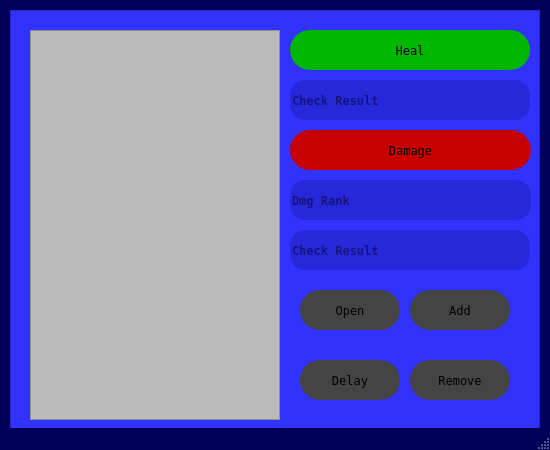
<?xml version="1.0" encoding="UTF-8"?>
<ui version="4.0">
 <class>initWindow</class>
 <widget class="QMainWindow" name="initWindow">
  <property name="geometry">
   <rect>
    <x>0</x>
    <y>0</y>
    <width>550</width>
    <height>450</height>
   </rect>
  </property>
  <property name="windowTitle">
   <string>MainWindow</string>
  </property>
  <property name="styleSheet">
   <string notr="true">#initWindow {
	background-color: rgb(0, 0, 90);
}</string>
  </property>
  <widget class="QWidget" name="centralwidget">
   <widget class="QFrame" name="initFrame">
    <property name="geometry">
     <rect>
      <x>10</x>
      <y>10</y>
      <width>530</width>
      <height>430</height>
     </rect>
    </property>
    <property name="styleSheet">
     <string notr="true">#initFrame{
	background-color: rgb(50, 50, 255)
}
</string>
    </property>
    <property name="frameShape">
     <enum>QFrame::StyledPanel</enum>
    </property>
    <property name="frameShadow">
     <enum>QFrame::Raised</enum>
    </property>
    <widget class="QListView" name="charList">
     <property name="geometry">
      <rect>
       <x>20</x>
       <y>20</y>
       <width>250</width>
       <height>390</height>
      </rect>
     </property>
     <property name="styleSheet">
      <string notr="true">#charList{
	background-color: rgb(186, 186, 186);
}</string>
     </property>
    </widget>
    <widget class="QPushButton" name="openChar">
     <property name="geometry">
      <rect>
       <x>290</x>
       <y>280</y>
       <width>100</width>
       <height>40</height>
      </rect>
     </property>
     <property name="font">
      <font>
       <family>Fixedsys</family>
      </font>
     </property>
     <property name="styleSheet">
      <string notr="true">#openChar{
	background-color: rgb(68, 68, 68);
	border: 1px ;
	border-radius: 20px
}

#openChar:hover{
	background-color: rgb(42, 42, 42);
	border: 1px ;
	border-radius: 20px;
}</string>
     </property>
     <property name="text">
      <string>Open</string>
     </property>
    </widget>
    <widget class="QPushButton" name="addChar">
     <property name="geometry">
      <rect>
       <x>400</x>
       <y>280</y>
       <width>100</width>
       <height>40</height>
      </rect>
     </property>
     <property name="font">
      <font>
       <family>Fixedsys</family>
      </font>
     </property>
     <property name="styleSheet">
      <string notr="true">#addChar{
	background-color: rgb(68, 68, 68);
	border: 1px ;
	border-radius: 20px
}

#addChar:hover{
	background-color: rgb(42, 42, 42);
	border: 1px ;
	border-radius: 20px;
}</string>
     </property>
     <property name="text">
      <string>Add</string>
     </property>
    </widget>
    <widget class="QPushButton" name="delay">
     <property name="geometry">
      <rect>
       <x>290</x>
       <y>350</y>
       <width>100</width>
       <height>40</height>
      </rect>
     </property>
     <property name="font">
      <font>
       <family>Fixedsys</family>
      </font>
     </property>
     <property name="styleSheet">
      <string notr="true">#delay{
	background-color: rgb(68, 68, 68);
	border: 1px ;
	border-radius: 20px
}

#delay:hover{
	background-color: rgb(42, 42, 42);
	border: 1px ;
	border-radius: 20px;
}</string>
     </property>
     <property name="text">
      <string>Delay</string>
     </property>
    </widget>
    <widget class="QPushButton" name="damage">
     <property name="geometry">
      <rect>
       <x>280</x>
       <y>120</y>
       <width>241</width>
       <height>40</height>
      </rect>
     </property>
     <property name="font">
      <font>
       <family>Fixedsys</family>
      </font>
     </property>
     <property name="styleSheet">
      <string notr="true">#damage{
	background-color: rgb(198, 0, 0);
	border: 1px ;
	border-radius: 20px
}

#damage:hover{
	background-color: rgb(71, 0, 0);
	border: 1px ;
	border-radius: 20px
}</string>
     </property>
     <property name="text">
      <string>Damage</string>
     </property>
    </widget>
    <widget class="QPushButton" name="heal">
     <property name="geometry">
      <rect>
       <x>280</x>
       <y>20</y>
       <width>240</width>
       <height>40</height>
      </rect>
     </property>
     <property name="font">
      <font>
       <family>Fixedsys</family>
      </font>
     </property>
     <property name="styleSheet">
      <string notr="true">#heal{
	background-color: rgb(0, 182, 0);
	border: 1px ;
	border-radius: 20px
}

#heal:hover{
	background-color: rgb(0, 89, 0);
	border: 1px ;
	border-radius: 20px;
}</string>
     </property>
     <property name="text">
      <string>Heal</string>
     </property>
    </widget>
    <widget class="QPushButton" name="removeChar">
     <property name="geometry">
      <rect>
       <x>400</x>
       <y>350</y>
       <width>100</width>
       <height>40</height>
      </rect>
     </property>
     <property name="font">
      <font>
       <family>Fixedsys</family>
      </font>
     </property>
     <property name="styleSheet">
      <string notr="true">#removeChar{
	background-color: rgb(68, 68, 68);
	border: 1px ;
	border-radius: 20px
}

#removeChar:hover{
	background-color: rgb(42, 42, 42);
	border: 1px ;
	border-radius: 20px;
}</string>
     </property>
     <property name="text">
      <string>Remove</string>
     </property>
    </widget>
    <widget class="QLineEdit" name="healCheck">
     <property name="geometry">
      <rect>
       <x>280</x>
       <y>70</y>
       <width>240</width>
       <height>40</height>
      </rect>
     </property>
     <property name="font">
      <font>
       <family>Fixedsys</family>
       <weight>75</weight>
       <bold>true</bold>
      </font>
     </property>
     <property name="styleSheet">
      <string notr="true">#healCheck{
	background-color: rgb(0, 0, 75, 0.2);
	border: 1px;
	border-radius: 15px;
	color: rgb(0, 0, 30)
}</string>
     </property>
     <property name="text">
      <string/>
     </property>
     <property name="placeholderText">
      <string>Check Result</string>
     </property>
    </widget>
    <widget class="QLineEdit" name="dmgRank">
     <property name="geometry">
      <rect>
       <x>280</x>
       <y>170</y>
       <width>241</width>
       <height>40</height>
      </rect>
     </property>
     <property name="font">
      <font>
       <family>Fixedsys</family>
       <weight>75</weight>
       <bold>true</bold>
      </font>
     </property>
     <property name="styleSheet">
      <string notr="true">#dmgRank{
	background-color: rgb(0, 0, 75, 0.2);
	border: 1px;
	border-radius: 15px;
	color: rgb(0, 0, 30)
}</string>
     </property>
     <property name="text">
      <string/>
     </property>
     <property name="placeholderText">
      <string>Dmg Rank</string>
     </property>
    </widget>
    <widget class="QLineEdit" name="resCheck">
     <property name="geometry">
      <rect>
       <x>280</x>
       <y>220</y>
       <width>240</width>
       <height>40</height>
      </rect>
     </property>
     <property name="font">
      <font>
       <family>Fixedsys</family>
       <weight>75</weight>
       <bold>true</bold>
      </font>
     </property>
     <property name="styleSheet">
      <string notr="true">#resCheck{
	background-color: rgb(0, 0, 75, 0.2);
	border: 1px;
	border-radius: 15px;
	color: rgb(0, 0, 30)
}</string>
     </property>
     <property name="text">
      <string/>
     </property>
     <property name="placeholderText">
      <string>Check Result</string>
     </property>
    </widget>
   </widget>
  </widget>
  <widget class="QStatusBar" name="statusbar"/>
 </widget>
 <resources/>
 <connections/>
</ui>
